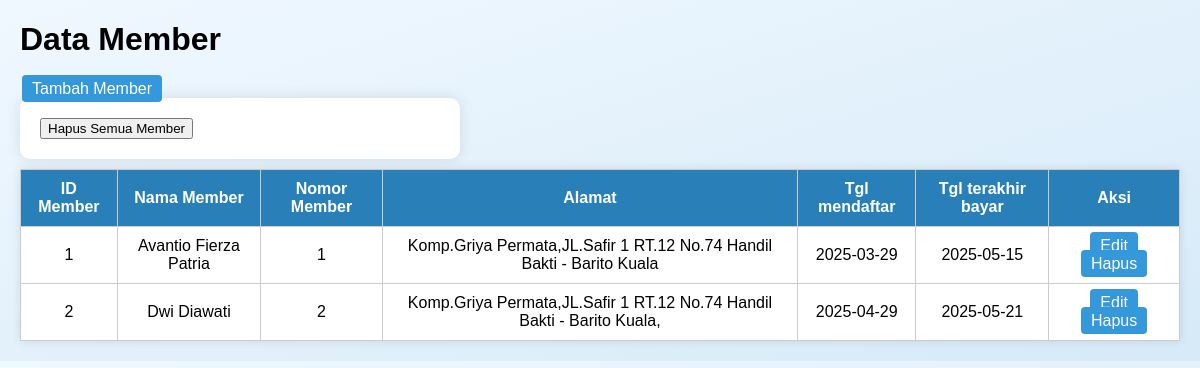
Page /PRAK501/Member.php on the committed database.
### tables this page shows
CREATE TABLE `member` (
  `id_member` int NOT NULL,
  `nama_member` varchar(250) DEFAULT NULL,
  `nomor_member` varchar(15) DEFAULT NULL,
  `alamat` text,
  `tgl_mendaftar` date DEFAULT NULL,
  `tgl_terakhir_bayar` date DEFAULT NULL
);

### PRAK501/Model.php (called while the page is built, shortened)
<?php
function getAllMembers($pdo) {
    $stmt = $pdo->query("SELECT * FROM member");
    return $stmt->fetchAll(PDO::FETCH_ASSOC);
}
?>

### PRAK501/Member.php (the view, shortened to what this page needs)
<?php
require 'Model.php';
$members = getAllMembers($pdo);
?>
<!DOCTYPE html>
<html lang="id">
<head>
    <link rel="stylesheet" href="style.css">
</head>
<body>
    <h1>Data Member</h1>
    <a href="FormMember.php">Tambah Member</a>
    <form method="POST">
        <button type="submit" name="delete_all">Hapus Semua Member</button>
    </form>
    <table>
        <thead>
            <tr>
                <th>ID Member</th>
                <th>Nama Member</th>
                <th>Nomor Member</th>
                <th>Alamat</th>
                <th>Tgl mendaftar</th>
                <th>Tgl terakhir bayar</th>
                <th>Aksi</th>
            </tr>
        </thead>
        <tbody>
        <?php foreach (getAllMembers($pdo) as $member): ?>
    <tr>
        <td><?= $member['id_member']; ?></td>
        <td><?= $member['nama_member']; ?></td>
        <td><?= $member['nomor_member']; ?></td>
        <td><?= $member['alamat']; ?></td>
        <td><?= $member['tgl_mendaftar']; ?></td>
        <td><?= $member['tgl_terakhir_bayar']; ?></td>
        <td>
            <a href="FormMember.php?id=<?= $member['id_member']; ?>">Edit</a>
            <a href="Member.php?delete=<?= $member['id_member']; ?>" onclick="return confirm('Hapus data ini?')">Hapus</a>
        </td>
    </tr>
    <?php endforeach; ?>
        </tbody>
    </table>
</body>
</html>

### PRAK501/Style.css (style rules this page uses)
body { font-family: Arial, sans-serif; background: linear-gradient(to bottom right, #f0f8ff, #d6eaf8); margin: 20px; padding: 0; }
table { width: 100%; border-collapse: collapse; background-color: white; box-shadow: 0 0 10px rgba(0,0,0,0.1); margin-top: 10px; }
table, th, td { border: 1px solid #ccc; }
th { background-color: #2980b9; color: white; padding: 10px; }
td { padding: 10px; text-align: center; }
a { text-decoration: none; padding: 5px 10px; background-color: #3498db; color: white; border-radius: 4px; margin: 2px; }
form { background-color: white; padding: 20px; border-radius: 10px; width: 400px; box-shadow: 0 0 15px rgba(0,0,0,0.1); }

### rows in the picture
member: id_member "1", nama_member "Avantio Fierza Patria", nomor_member "1", alamat "Komp.Griya Permata,JL.Safir 1 RT.12 No.74 Handil Bakti - Barito Kuala", tgl_mendaftar "2025-03-29", tgl_terakhir_bayar "2025-05-15"
member: id_member "2", nama_member "Dwi Diawati", nomor_member "2", alamat "Komp.Griya Permata,JL.Safir 1 RT.12 No.74 Handil Bakti - Barito Kuala,", tgl_mendaftar "2025-04-29", tgl_terakhir_bayar "2025-05-21"
